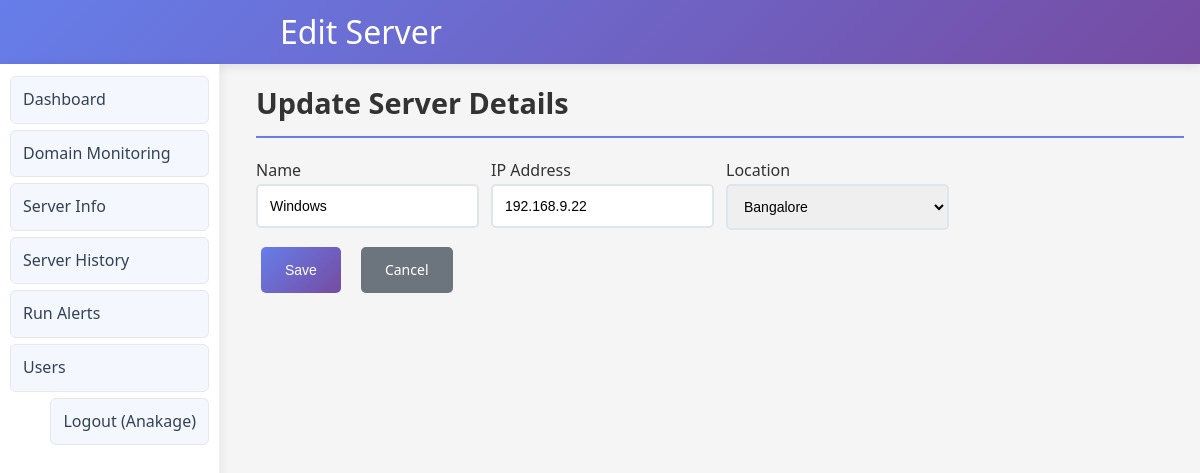
Screenshot of /server/edit/7 (signed in) with the database file from the repository.
### tables this page shows
CREATE TABLE users (
            id INTEGER PRIMARY KEY AUTOINCREMENT,
            name TEXT,
            email TEXT UNIQUE NOT NULL,
            password_hash TEXT NOT NULL,
            role TEXT NOT NULL,          -- super_admin, admin, super_analytics, analytics
            location TEXT                -- required for admin/analytics
        );

CREATE TABLE servers (
            id INTEGER PRIMARY KEY AUTOINCREMENT,
            name TEXT NOT NULL,
            ip_address TEXT NOT NULL,
            location TEXT,
            alive INTEGER DEFAULT 0,
            last_ping_at TEXT
        );

CREATE TABLE locations (
            id INTEGER PRIMARY KEY AUTOINCREMENT,
            name TEXT UNIQUE NOT NULL
        );

### 1app.py (the view, shortened to what this page needs)
@app.route('/server/edit/<int:server_id>', methods=['GET', 'POST'])
@login_required
@rbac_write_required
def edit_server(server_id):
    user = get_current_user()
    conn = get_db_connection()
    c = conn.cursor()
    c.execute("SELECT id, name, ip_address, location FROM servers WHERE id=?", (server_id,))
    row = c.fetchone()
    if not row:
        conn.close()
        flash("Server not found.", "danger")
        return redirect(url_for('server'))
    if not user_can_access_location(user, row["location"]):
        conn.close()
        flash("Access denied for this location.", "danger")
        return redirect(url_for('server'))
    server_row = {"id": row["id"], "name": row["name"], "ip_address": row["ip_address"], "location": row["location"]}
    conn.close()
    return render_template('server_edit.html', server=server_row, locations=get_locations(), user=user)

### 1app.py (called while the page is built)
def get_db_connection():
    conn = sqlite3.connect(DB_FILE, timeout=15, check_same_thread=False)
    conn.row_factory = sqlite3.Row
    try:
        conn.execute("PRAGMA busy_timeout = 15000")
    except Exception:
        pass
    return conn

def get_current_user():
    user_id = session.get('user_id')
    if not user_id:
        return None
    conn = get_db_connection()
    c = conn.cursor()
    c.execute("SELECT id, name, email, role, location FROM users WHERE id = ?", (user_id,))
    row = c.fetchone()
    conn.close()
    return row

def login_required(view_func):
    @functools.wraps(view_func)
    def wrapper(*args, **kwargs):
        if not get_current_user():
            return redirect(url_for('login', next=request.path))
        return view_func(*args, **kwargs)
    return wrapper

def is_read_only(user):
    return user and user["role"] in ("super_analytics", "analytics")

def user_can_access_location(user, location):
    if not user:
        return False
    role = user["role"]
    if role in ("super_admin", "super_analytics"):
        return True
    if role in ("admin", "analytics"):
        return (user["location"] or "").lower() == (location or "").lower()
    return False

def rbac_write_required(view_func):
    @functools.wraps(view_func)
    def wrapper(*args, **kwargs):
        user = get_current_user()
        if not user:
            return redirect(url_for('login'))
        if is_read_only(user):
            flash("You have read-only access.", "warning")
            return redirect(request.referrer or url_for('index'))
        return view_func(*args, **kwargs)
    return wrapper

def get_locations():
    conn = get_db_connection()
    c = conn.cursor()
    c.execute("SELECT name FROM locations ORDER BY name")
    rows = [r[0] for r in c.fetchall()]
    conn.close()
    return rows

### templates/server_edit.html (shortened to what this page needs)
<!DOCTYPE html>
<html>
<head>
    <link rel="stylesheet" href="{{ url_for('static', filename='style.css') }}">
</head>
<body>
<header>
    <div class="container">
        <h1>Edit Server</h1>
    </div>
</header>
<nav>
    <div class="container">
        <ul>
            <li><a href="/">Dashboard</a></li>
            <li><a href="/domain">Domain Monitoring</a></li>
            <li><a href="/server">Server Info</a></li>
            <li><a href="/server/history">Server History</a></li>
            <li><a href="/run_alerts">Run Alerts</a></li>
            {% if user and (user.role or '').lower() == 'super_admin' %}
                <li><a href="/users">Users</a></li>
            {% endif %}
            {% if user %}
                <li style="margin-left:auto"><a href="/logout">Logout ({{ user.name }})</a></li>
            {% else %}
                <li style="margin-left:auto"><a href="/login">Login</a></li>
            {% endif %}
        </ul>
    </div>
</nav>
<div class="container">
    <div class="card">
        <h2>Update Server Details</h2>
        <form method="POST" style="display:grid; grid-template-columns: repeat(auto-fit, minmax(220px, 1fr)); gap: 12px;">
            <div>
                <label>Name</label>
                <input type="text" name="name" class="form-control" required value="{{ server.name }}">
            </div>
            <div>
                <label>IP Address</label>
                <input type="text" name="ip_address" class="form-control" required value="{{ server.ip_address }}">
            </div>
            <div>
                <label>Location</label>
                <select name="location" class="form-control">
                    {% for loc in locations %}
                        <option value="{{ loc }}" {% if server.location == loc %}selected{% endif %}>{{ loc }}</option>
                    {% endfor %}
                </select>
            </div>
            <div style="grid-column: 1 / -1; display:flex; gap:10px;">
                <button type="submit" class="btn btn-primary">Save</button>
                <a href="/server" class="btn btn-secondary">Cancel</a>
            </div>
        </form>
    </div>
</div>
</body>
</html>

### static/style.css (style rules this page uses)
:root { --primary: #667eea; --surface: #ffffff; --text: #334155; --muted: #6b7280; --sidebar-width: 240px; --header-height: 64px; }
* { margin: 0; padding: 0; box-sizing: border-box; }
body { font-family: 'Segoe UI', Tahoma, Geneva, Verdana, sans-serif; line-height: 1.6; color: #333; background-color: #f5f5f5; }
.container { max-width: 1200px; margin: 0 auto; padding: 16px; margin-left: var(--sidebar-width); }
header { background: linear-gradient(135deg, #667eea 0%, #764ba2 100%); color: white; height: var(--header-height); display: flex; align-items: center; padding: 0 16px; margin-bottom: 0; box-shadow: 0 2px 10px rgba(0,0,0,0.1); }
header h1 { width: 100%; text-align: right; font-size: 2em; font-weight: 400; margin-right: 8px; }
nav { position: fixed; left: 0; top: var(--header-height); width: calc(var(--sidebar-width) - 20px); height: calc(100vh - var(--header-height)); background: var(--surface); padding: 12px 10px; box-shadow: 2px 0 8px rgba(0,0,0,0.06); border-right: 1px solid #eee; overflow-y: auto; z-index: 1000; }
nav .container { margin: 0; padding: 0; max-width: 100%; }
nav ul { list-style: none; display: flex; flex-direction: column; gap: 6px; margin: 0; padding: 0; }
nav a { text-decoration: none; color: var(--text); font-weight: 500; padding: 10px 12px; border-radius: 6px; transition: all 0.2s ease; display: block; background: #f5f7ff; border: 1px solid #e5e7eb; }
.card h2 { color: #333; margin-bottom: 20px; font-size: 1.8em; border-bottom: 2px solid #667eea; padding-bottom: 10px; }
.form-control { width: 100%; padding: 12px; border: 2px solid #e1e5e9; border-radius: 5px; font-size: 14px; transition: border-color 0.3s ease; }
.btn { padding: 12px 24px; border: none; border-radius: 5px; cursor: pointer; font-size: 14px; font-weight: 500; text-decoration: none; display: inline-block; transition: all 0.3s ease; margin: 5px; }
.btn-primary { background: linear-gradient(135deg, #667eea 0%, #764ba2 100%); color: white; }
.btn-secondary { background-color: #6c757d; color: white; }

### rows the page displays
users: name "Anakage"
servers: name "Windows", ip_address "192.168.9.22", location "Bangalore"
